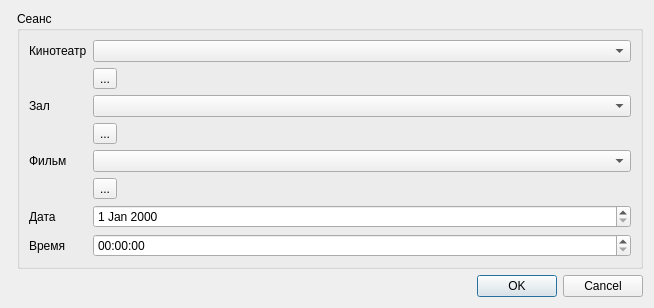
<?xml version="1.0" encoding="UTF-8"?>
<ui version="4.0">
 <class>AddSessionDialog</class>
 <widget class="QWidget" name="AddSessionDialog">
  <property name="geometry">
   <rect>
    <x>0</x>
    <y>0</y>
    <width>654</width>
    <height>285</height>
   </rect>
  </property>
  <property name="windowTitle">
   <string>Form</string>
  </property>
  <layout class="QFormLayout" name="formLayout">
   <item row="0" column="1">
    <widget class="QGroupBox" name="groupBox">
     <property name="title">
      <string>Сеанс</string>
     </property>
     <layout class="QFormLayout" name="formLayout_2">
      <item row="0" column="0">
       <widget class="QLabel" name="cinema_label">
        <property name="text">
         <string>Кинотеатр</string>
        </property>
       </widget>
      </item>
      <item row="0" column="1">
       <widget class="QComboBox" name="cinema_combo_box"/>
      </item>
      <item row="2" column="0">
       <widget class="QLabel" name="hall_label">
        <property name="text">
         <string>Зал</string>
        </property>
       </widget>
      </item>
      <item row="2" column="1">
       <widget class="QComboBox" name="hall_combo_box"/>
      </item>
      <item row="4" column="0">
       <widget class="QLabel" name="film_label">
        <property name="text">
         <string>Фильм</string>
        </property>
       </widget>
      </item>
      <item row="4" column="1">
       <widget class="QComboBox" name="film_combo_box"/>
      </item>
      <item row="6" column="0">
       <widget class="QLabel" name="date_label">
        <property name="text">
         <string>Дата</string>
        </property>
       </widget>
      </item>
      <item row="6" column="1">
       <widget class="QDateEdit" name="data_edit"/>
      </item>
      <item row="7" column="0">
       <widget class="QLabel" name="time_label">
        <property name="text">
         <string>Время</string>
        </property>
       </widget>
      </item>
      <item row="7" column="1">
       <widget class="QTimeEdit" name="time_edit"/>
      </item>
      <item row="1" column="1">
       <widget class="QToolButton" name="cinema_tool_btn">
        <property name="text">
         <string>...</string>
        </property>
       </widget>
      </item>
      <item row="3" column="1">
       <widget class="QToolButton" name="hall_tool_btn">
        <property name="text">
         <string>...</string>
        </property>
       </widget>
      </item>
      <item row="5" column="1">
       <widget class="QToolButton" name="film_tool_btn">
        <property name="text">
         <string>...</string>
        </property>
       </widget>
      </item>
     </layout>
    </widget>
   </item>
   <item row="2" column="1">
    <widget class="QDialogButtonBox" name="button_box">
     <property name="standardButtons">
      <set>QDialogButtonBox::Cancel|QDialogButtonBox::Ok</set>
     </property>
    </widget>
   </item>
  </layout>
 </widget>
 <resources/>
 <connections/>
</ui>
